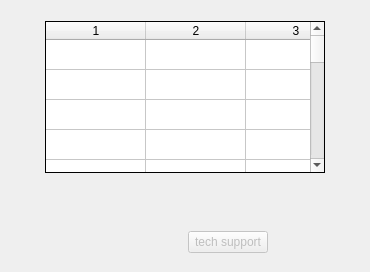
      <widget class="QWidget" name="tab_more_info">
       <attribute name="title">
        <string> Details</string>
       </attribute>
       <layout class="QVBoxLayout" name="verticalLayout_3">
        <item>
         <layout class="QGridLayout" name="gridLayout_5" rowstretch="1,4,1,1" columnstretch="1,10,1">
          <item row="0" column="1">
           <spacer name="verticalSpacer_9">
            <property name="orientation">
             <enum>Qt::Orientation::Vertical</enum>
            </property>
            <property name="sizeType">
             <enum>QSizePolicy::Policy::Fixed</enum>
            </property>
            <property name="sizeHint" stdset="0">
             <size>
              <width>20</width>
              <height>10</height>
             </size>
            </property>
           </spacer>
          </item>
          <item row="1" column="0">
           <spacer name="horizontalSpacer_9">
            <property name="orientation">
             <enum>Qt::Orientation::Horizontal</enum>
            </property>
            <property name="sizeHint" stdset="0">
             <size>
              <width>40</width>
              <height>20</height>
             </size>
            </property>
           </spacer>
          </item>
          <item row="3" column="0" colspan="3">
           <layout class="QHBoxLayout" name="horizontalLayout_7" stretch="1,1,1,1">
            <property name="leftMargin">
             <number>6</number>
            </property>
            <property name="rightMargin">
             <number>6</number>
            </property>
            <item>
             <widget class="QLabel" name="lbl_uptime">
              <property name="text">
               <string/>
              </property>
              <property name="alignment">
               <set>Qt::AlignmentFlag::AlignCenter</set>
              </property>
             </widget>
            </item>
            <item>
             <widget class="QLabel" name="lbl_cnv">
              <property name="text">
               <string/>
              </property>
              <property name="alignment">
               <set>Qt::AlignmentFlag::AlignCenter</set>
              </property>
             </widget>
            </item>
            <item>
             <widget class="QPushButton" name="btn_sms">
              <property name="enabled">
               <bool>false</bool>
              </property>
              <property name="text">
               <string>tech support</string>
              </property>
             </widget>
            </item>
            <item>
             <widget class="QLabel" name="lbl_commit">
              <property name="sizePolicy">
               <sizepolicy hsizetype="Preferred" vsizetype="Preferred">
                <horstretch>0</horstretch>
                <verstretch>0</verstretch>
               </sizepolicy>
              </property>
              <property name="frameShape">
               <enum>QFrame::Shape::NoFrame</enum>
              </property>
              <property name="text">
               <string/>
              </property>
              <property name="alignment">
               <set>Qt::AlignmentFlag::AlignCenter</set>
              </property>
              <property name="wordWrap">
               <bool>true</bool>
              </property>
             </widget>
            </item>
           </layout>
          </item>
          <item row="2" column="1">
           <layout class="QHBoxLayout" name="horizontalLayout_13">
            <item>
             <widget class="QLabel" name="lbl_gps">
              <property name="frameShape">
               <enum>QFrame::Shape::NoFrame</enum>
              </property>
              <property name="text">
               <string/>
              </property>
              <property name="alignment">
               <set>Qt::AlignmentFlag::AlignCenter</set>
              </property>
              <property name="wordWrap">
               <bool>true</bool>
              </property>
             </widget>
            </item>
            <item>
             <widget class="QLabel" name="lbl_gps_sat">
              <property name="frameShape">
               <enum>QFrame::Shape::NoFrame</enum>
              </property>
              <property name="text">
               <string/>
              </property>
              <property name="alignment">
               <set>Qt::AlignmentFlag::AlignCenter</set>
              </property>
              <property name="wordWrap">
               <bool>true</bool>
              </property>
             </widget>
            </item>
            <item>
             <widget class="QLabel" name="lbl_box_sn">
              <property name="frameShape">
               <enum>QFrame::Shape::NoFrame</enum>
              </property>
              <property name="text">
               <string/>
              </property>
              <property name="alignment">
               <set>Qt::AlignmentFlag::AlignCenter</set>
              </property>
              <property name="wordWrap">
               <bool>true</bool>
              </property>
             </widget>
            </item>
           </layout>
          </item>
          <item row="1" column="2">
           <spacer name="horizontalSpacer_11">
            <property name="orientation">
             <enum>Qt::Orientation::Horizontal</enum>
            </property>
            <property name="sizeHint" stdset="0">
             <size>
              <width>40</width>
              <height>20</height>
             </size>
            </property>
           </spacer>
          </item>
          <item row="1" column="1">
           <widget class="QTableWidget" name="tbl_his">
            <property name="sizePolicy">
             <sizepolicy hsizetype="Preferred" vsizetype="Preferred">
              <horstretch>0</horstretch>
              <verstretch>0</verstretch>
             </sizepolicy>
            </property>
            <property name="styleSheet">
             <string notr="true">font: 12pt &quot;DejaVu Sans&quot;;</string>
            </property>
            <property name="frameShape">
             <enum>QFrame::Shape::Box</enum>
            </property>
            <property name="frameShadow">
             <enum>QFrame::Shadow::Plain</enum>
            </property>
            <property name="horizontalScrollBarPolicy">
             <enum>Qt::ScrollBarPolicy::ScrollBarAlwaysOff</enum>
            </property>
            <property name="editTriggers">
             <set>QAbstractItemView::EditTrigger::NoEditTriggers</set>
            </property>
            <property name="tabKeyNavigation">
             <bool>false</bool>
            </property>
            <property name="dragDropOverwriteMode">
             <bool>false</bool>
            </property>
            <property name="selectionMode">
             <enum>QAbstractItemView::SelectionMode::NoSelection</enum>
            </property>
            <property name="selectionBehavior">
             <enum>QAbstractItemView::SelectionBehavior::SelectRows</enum>
            </property>
            <property name="sortingEnabled">
             <bool>true</bool>
            </property>
            <property name="wordWrap">
             <bool>false</bool>
            </property>
            <property name="rowCount">
             <number>25</number>
            </property>
            <property name="columnCount">
             <number>3</number>
            </property>
            <attribute name="horizontalHeaderHighlightSections">
             <bool>true</bool>
            </attribute>
            <attribute name="verticalHeaderVisible">
             <bool>false</bool>
            </attribute>
            <row/>
            <row/>
            <row/>
            <row/>
            <row/>
            <row/>
            <row/>
            <row/>
            <row/>
            <row/>
            <row/>
            <row/>
            <row/>
            <row/>
            <row/>
            <row/>
            <row/>
            <row/>
            <row/>
            <row/>
            <row/>
            <row/>
            <row/>
            <row/>
            <row/>
            <column/>
            <column/>
            <column/>
           </widget>
          </item>
         </layout>
        </item>
       </layout>
      </widget>
